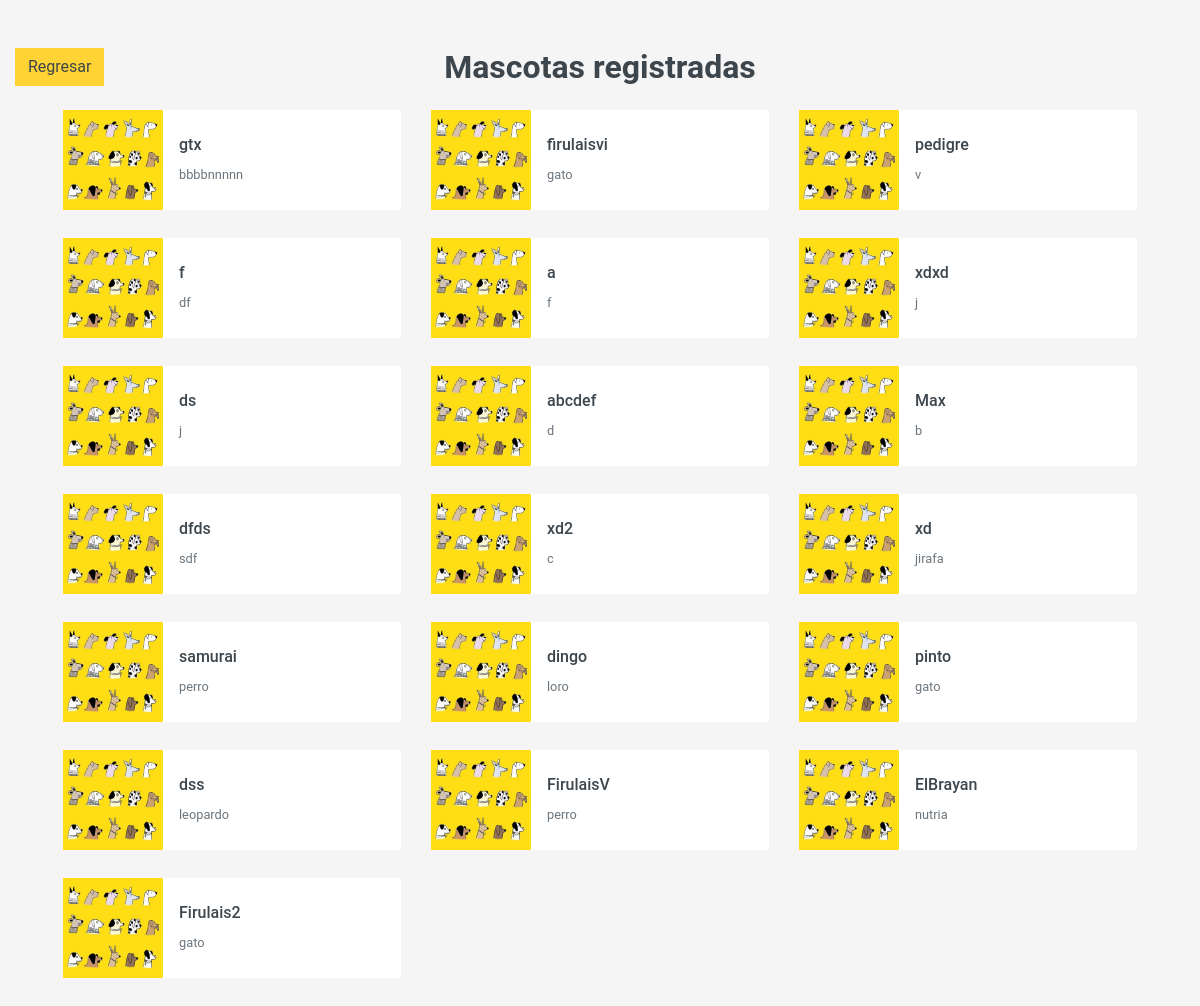
Screenshot of /plantilla/verMascotas.php (signed in) with the database file from the repository.
### tables this page shows
CREATE TABLE `mascota` (
  `idMascota` int(11) NOT NULL,
  `idCliente` int(11) NOT NULL,
  `nombre` varchar(50) NOT NULL,
  `raza` varchar(50) NOT NULL,
  `edad` int(10) NOT NULL,
  `especie` varchar(50) NOT NULL,
  `color` varchar(50) NOT NULL,
  `sexo` varchar(10) NOT NULL,
  `diagnósticos` varchar(500) NOT NULL,
  `tratamientos` varchar(500) NOT NULL,
  `vacunas` varchar(500) NOT NULL,
  `alergias` varchar(500) NOT NULL,
  `cirugias` varchar(500) NOT NULL
);

### plantilla/verMascotas.php (the view, shortened to what this page needs)
<!DOCTYPE html>
<html lang="en">
<head>
    <link href="lib/animate/animate.min.css" rel="stylesheet">
    <link href="lib/owlcarousel/assets/owl.carousel.min.css" rel="stylesheet">
    <link href="css/style.css" rel="stylesheet">
</head>
<body>
    <div class="container-fluid pt-5">
        <div class="row ">
            <div class="col-2"><button id="regresar" class="btn btn-primary ">Regresar</button></div>
            <h2 class="text-center mb-4 col"><span class="bg-secondary text-center">Mascotas registradas</span></h2>
            <div class="col-2"></div>
        </div>
        <div class="row px-xl-5 pb-3">
            <?php
            $conexion = mysqli_connect("localhost", "root", "", "bdveterinaria");
            $consulta = "SELECT nombre, especie FROM mascota ORDER BY idMascota DESC";
            $ejecutaConsulta = mysqli_query($conexion, $consulta);
            while($registro = mysqli_fetch_array($ejecutaConsulta)):
            ?>
            <div class="col-lg-4 col-md-4 col-sm-6 pb-1">
                <a class="text-decoration-none" href="">
                    <div class="cat-item d-flex align-items-center mb-4">
                        <div class="overflow-hidden" style="width: 100px; height: 100px;">
                            <img class="img-fluid" src="img/mascotas.jpg" alt="">
                        </div>
                        <div class="flex-fill pl-3">
                            <h6><?= $registro['nombre'] ?></h6>
                            <small class="text-body"><?= $registro['especie'] ?></small>
                        </div>
                    </div>
                </a>
            </div>
            <?php endwhile ?>
        </div>
    </div>
</body>
</html>

### rows the page displays
mascota: nombre "gtx", especie "bbbbnnnnn"
mascota: nombre "firulaisvi", especie "gato"
mascota: nombre "pedigre", especie "v"
mascota: nombre "f", especie "df"
mascota: nombre "a", especie "f"
mascota: nombre "xdxd", especie "j"
mascota: nombre "ds", especie "j"
mascota: nombre "abcdef", especie "d"
mascota: nombre "Max", especie "b"
mascota: nombre "dfds", especie "sdf"
mascota: nombre "xd2", especie "c"
mascota: nombre "xd", especie "jirafa"
mascota: nombre "samurai", especie "perro"
mascota: nombre "dingo", especie "loro"
mascota: nombre "pinto", especie "gato"
mascota: nombre "dss", especie "leopardo"
mascota: nombre "FirulaisV", especie "perro"
mascota: nombre "ElBrayan", especie "nutria"
mascota: nombre "Firulais2", especie "gato"
